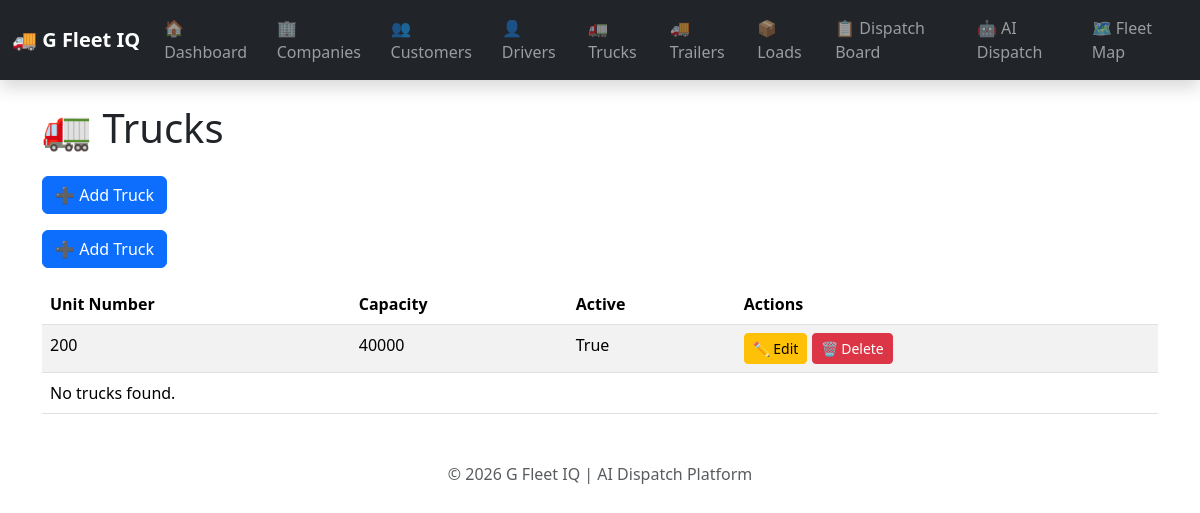
The page /trucks/ on the database as committed earlier.
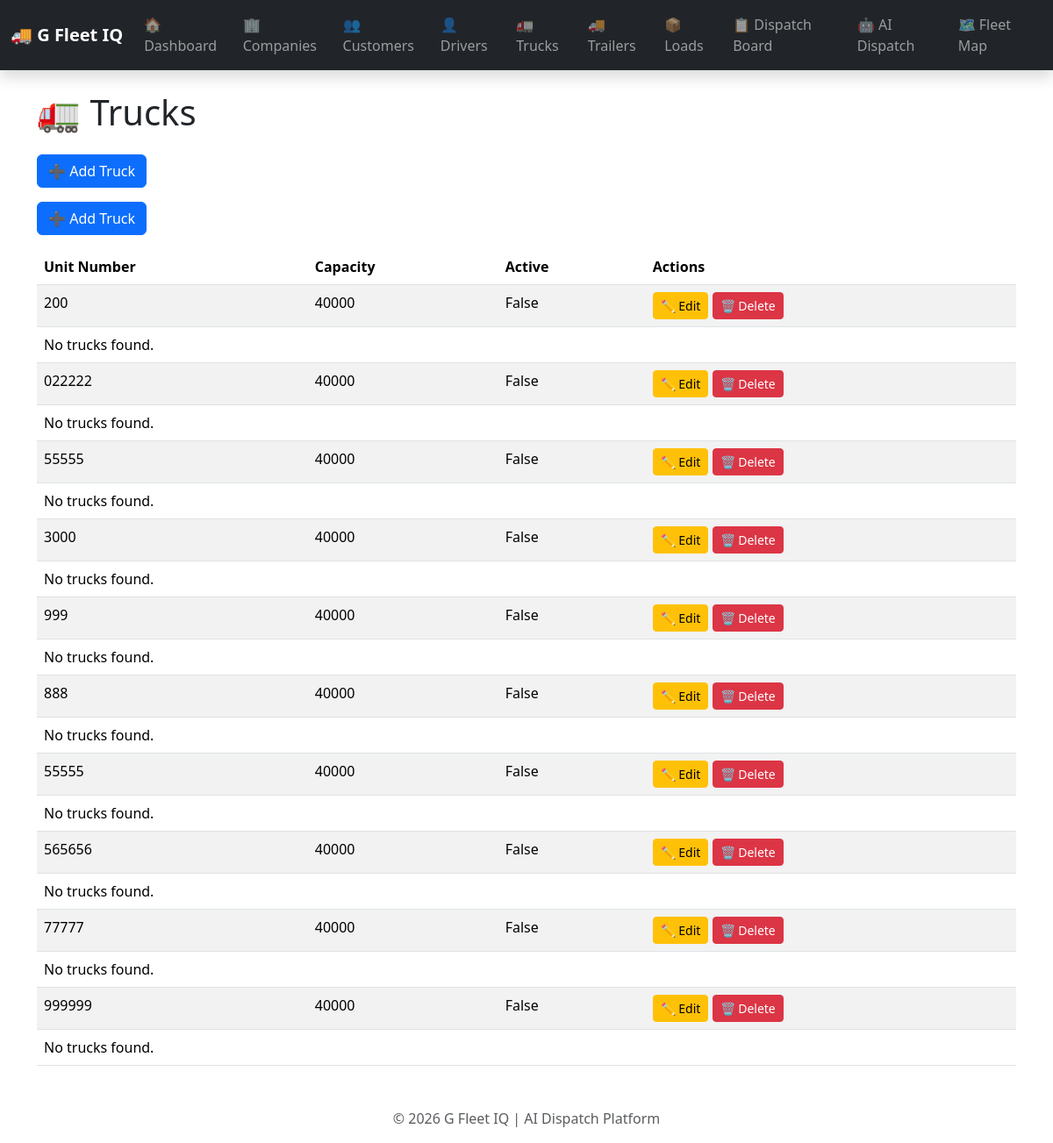
The same page on the database as committed later.
### fleet/models.py (models this page shows, shortened)
class Truck(models.Model):
    unit_number = models.CharField(max_length=50)
    capacity = models.IntegerField(default=40000)
    active = models.BooleanField(default=True)
    latitude = models.FloatField(default=39.7684)
    longitude = models.FloatField(default=-86.1581)
    company = models.ForeignKey(Company,on_delete=models.CASCADE,related_name="trucks",null=True,blank=True)

### dashboard/views.py (the view)
# urls.py: path("trucks/", views.trucks, name="trucks"),
def trucks(request):
    return render(
        request,
        "dashboard/trucks.html",
        {"trucks": Truck.objects.all()},
    )

### dashboard/templates/dashboard/trucks.html (shortened to what this page needs)
{% extends "dashboard/base.html" %}
{% block content %}
<h1 class="mb-4">🚛 Trucks</h1>
<div class="mb-3">
    <a href="{% url 'add_truck' %}" class="btn btn-primary">
        ➕ Add Truck
    </a>
</div>
<div class="mb-3">
    <a href="{% url 'add_truck' %}" class="btn btn-primary">
        ➕ Add Truck
    </a>
</div>
<table class="table table-striped">
    <thead>
        <tr>
            <th>Unit Number</th>
            <th>Capacity</th>
            <th>Active</th>
            <th>Actions</th>
        </tr>
    </thead>
    <tbody>
    {% for truck in trucks %}
    <tr>
    <td>{{ truck.unit_number }}</td>
    <td>{{ truck.capacity }}</td>
    <td>{{ truck.active }}</td>
    <td>
        <a href="{% url 'edit_truck' truck.id %}"
           class="btn btn-warning btn-sm">
            ✏️ Edit
        </a>
        <a href="{% url 'delete_truck' truck.id %}"
           class="btn btn-danger btn-sm">
            🗑️ Delete
        </a>
    </td>
</tr>
    <tr>
        <td colspan="4">No trucks found.</td>
    </tr>
    {% endfor %}
    </tbody>
</table>
{% endblock %}

### dashboard/templates/dashboard/base.html (shortened to what this page needs)
<!DOCTYPE html>
<html lang="en">
<head>
    <link href="https://cdn.jsdelivr.net/npm/bootstrap@5.3.7/dist/css/bootstrap.min.css" rel="stylesheet">
</head>
<body>
<nav class="navbar navbar-expand-lg navbar-dark bg-dark shadow">
    <div class="container-fluid">
        <a class="navbar-brand fw-bold" href="{% url 'home' %}">
            🚚 G Fleet IQ
        </a>
        <div class="collapse navbar-collapse" id="navbarNav">
            <div class="navbar-nav ms-auto">
                <a class="nav-link" href="{% url 'home' %}">
                    🏠 Dashboard
                </a>
                <a class="nav-link" href="{% url 'companies' %}">
                    🏢 Companies
                </a>
                <a class="nav-link" href="{% url 'customers' %}">
                    👥 Customers
                </a>
                <a class="nav-link" href="{% url 'drivers' %}">
                    👤 Drivers
                </a>
                <a class="nav-link" href="{% url 'trucks' %}">
                    🚛 Trucks
                </a>
                <a class="nav-link" href="{% url 'trailers' %}">
                    🚚 Trailers
                </a>
                <a class="nav-link" href="{% url 'loads' %}">
                    📦 Loads
                </a>
                <a class="nav-link" href="{% url 'dispatch_board' %}">
                    📋 Dispatch Board
                </a>
                <a class="nav-link" href="{% url 'ai_dispatch' %}">
                    🤖 AI Dispatch
                </a>
                <a class="nav-link" href="{% url 'fleet_map' %}">
                    🗺️ Fleet Map
                </a>
            </div>
        </div>
    </div>
</nav>
<div class="container mt-4">
    {% block content %}
    {% endblock %}
</div>
<footer class="text-center text-muted mt-5 mb-3">
    © 2026 G Fleet IQ | AI Dispatch Platform
</footer>
</body>
</html>

Rows that differ between the two databases and show on the page:
changed Truck (number 1 of 10 on the later page): active "True" → "False"
added Truck: unit_number "022222", capacity "40000", active "False"
added Truck: unit_number "55555", capacity "40000", active "False"
added Truck: unit_number "3000", capacity "40000", active "False"
added Truck: unit_number "999", capacity "40000", active "False"
added Truck: unit_number "888", capacity "40000", active "False"
added Truck: unit_number "55555", capacity "40000", active "False"
added Truck: unit_number "565656", capacity "40000", active "False"
added Truck: unit_number "77777", capacity "40000", active "False"
added Truck: unit_number "999999", capacity "40000", active "False"
